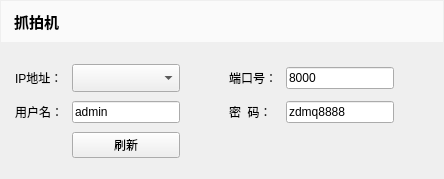
           <widget class="QWidget" name="verticalWidget_3" native="true">
            <property name="sizePolicy">
             <sizepolicy hsizetype="Preferred" vsizetype="Preferred">
              <horstretch>0</horstretch>
              <verstretch>0</verstretch>
             </sizepolicy>
            </property>
            <property name="minimumSize">
             <size>
              <width>0</width>
              <height>0</height>
             </size>
            </property>
            <property name="maximumSize">
             <size>
              <width>16777215</width>
              <height>16777215</height>
             </size>
            </property>
            <property name="styleSheet">
             <string notr="true">QWidget#verticalWidget_3
{
border:1px solid lightGray;
background-color: rgb(250, 250, 250);
}</string>
            </property>
            <layout class="QVBoxLayout" name="verticalLayout_9">
             <property name="spacing">
              <number>2</number>
             </property>
             <property name="leftMargin">
              <number>1</number>
             </property>
             <property name="topMargin">
              <number>1</number>
             </property>
             <property name="rightMargin">
              <number>1</number>
             </property>
             <property name="bottomMargin">
              <number>1</number>
             </property>
             <item>
              <widget class="QLabel" name="label_title_3">
               <property name="sizePolicy">
                <sizepolicy hsizetype="Preferred" vsizetype="Fixed">
                 <horstretch>0</horstretch>
                 <verstretch>0</verstretch>
                </sizepolicy>
               </property>
               <property name="minimumSize">
                <size>
                 <width>0</width>
                 <height>41</height>
                </size>
               </property>
               <property name="font">
                <font>
                 <family>微软雅黑</family>
                 <pointsize>11</pointsize>
                 <weight>75</weight>
                 <bold>true</bold>
                </font>
               </property>
               <property name="styleSheet">
                <string notr="true">background-color: rgb(250, 250, 250);
padding-left:9px;</string>
               </property>
               <property name="text">
                <string>抓拍机</string>
               </property>
              </widget>
             </item>
             <item>
              <widget class="QWidget" name="widget_8" native="true">
               <layout class="QGridLayout" name="gridLayout_7">
                <property name="leftMargin">
                 <number>14</number>
                </property>
                <property name="topMargin">
                 <number>20</number>
                </property>
                <property name="bottomMargin">
                 <number>20</number>
                </property>
                <property name="horizontalSpacing">
                 <number>50</number>
                </property>
                <property name="verticalSpacing">
                 <number>20</number>
                </property>
                <item row="0" column="0">
                 <layout class="QGridLayout" name="gridLayout_4">
                  <property name="spacing">
                   <number>9</number>
                  </property>
                  <item row="1" column="2">
                   <spacer name="horizontalSpacer_7">
                    <property name="orientation">
                     <enum>Qt::Horizontal</enum>
                    </property>
                    <property name="sizeHint" stdset="0">
                     <size>
                      <width>40</width>
                      <height>20</height>
                     </size>
                    </property>
                   </spacer>
                  </item>
                  <item row="0" column="3">
                   <widget class="QLabel" name="label_2">
                    <property name="text">
                     <string>端口号：</string>
                    </property>
                    <property name="alignment">
                     <set>Qt::AlignLeading|Qt::AlignLeft|Qt::AlignVCenter</set>
                    </property>
                   </widget>
                  </item>
                  <item row="0" column="4">
                   <widget class="QLineEdit" name="lineEdit_camera_port">
                    <property name="focusPolicy">
                     <enum>Qt::ClickFocus</enum>
                    </property>
                    <property name="text">
                     <string>8000</string>
                    </property>
                   </widget>
                  </item>
                  <item row="1" column="0">
                   <widget class="QLabel" name="label_3">
                    <property name="text">
                     <string>用户名：</string>
                    </property>
                    <property name="alignment">
                     <set>Qt::AlignLeading|Qt::AlignLeft|Qt::AlignVCenter</set>
                    </property>
                   </widget>
                  </item>
                  <item row="1" column="1">
                   <widget class="QLineEdit" name="lineEdit_camera_user">
                    <property name="focusPolicy">
                     <enum>Qt::ClickFocus</enum>
                    </property>
                    <property name="text">
                     <string>admin</string>
                    </property>
                   </widget>
                  </item>
                  <item row="1" column="3">
                   <widget class="QLabel" name="label_4">
                    <property name="text">
                     <string>密  码：</string>
                    </property>
                    <property name="alignment">
                     <set>Qt::AlignLeading|Qt::AlignLeft|Qt::AlignVCenter</set>
                    </property>
                   </widget>
                  </item>
                  <item row="1" column="4">
                   <widget class="QLineEdit" name="lineEdit_camera_password">
                    <property name="focusPolicy">
                     <enum>Qt::ClickFocus</enum>
                    </property>
                    <property name="text">
                     <string>zdmq8888</string>
                    </property>
                   </widget>
                  </item>
                  <item row="0" column="0">
                   <widget class="QLabel" name="label">
                    <property name="text">
                     <string>IP地址：</string>
                    </property>
                    <property name="alignment">
                     <set>Qt::AlignLeading|Qt::AlignLeft|Qt::AlignVCenter</set>
                    </property>
                   </widget>
                  </item>
                  <item row="0" column="1">
                   <widget class="QComboBox" name="comboBox_camera_ip">
                    <property name="minimumSize">
                     <size>
                      <width>0</width>
                      <height>28</height>
                     </size>
                    </property>
                   </widget>
                  </item>
                  <item row="2" column="1">
                   <widget class="QPushButton" name="pushButton_camera_refresh">
                    <property name="minimumSize">
                     <size>
                      <width>0</width>
                      <height>23</height>
                     </size>
                    </property>
                    <property name="text">
                     <string>刷新</string>
                    </property>
                   </widget>
                  </item>
                 </layout>
                </item>
                <item row="0" column="1">
                 <spacer name="horizontalSpacer_8">
                  <property name="orientation">
                   <enum>Qt::Horizontal</enum>
                  </property>
                  <property name="sizeHint" stdset="0">
                   <size>
                    <width>40</width>
                    <height>20</height>
                   </size>
                  </property>
                 </spacer>
                </item>
               </layout>
              </widget>
             </item>
            </layout>
           </widget>
